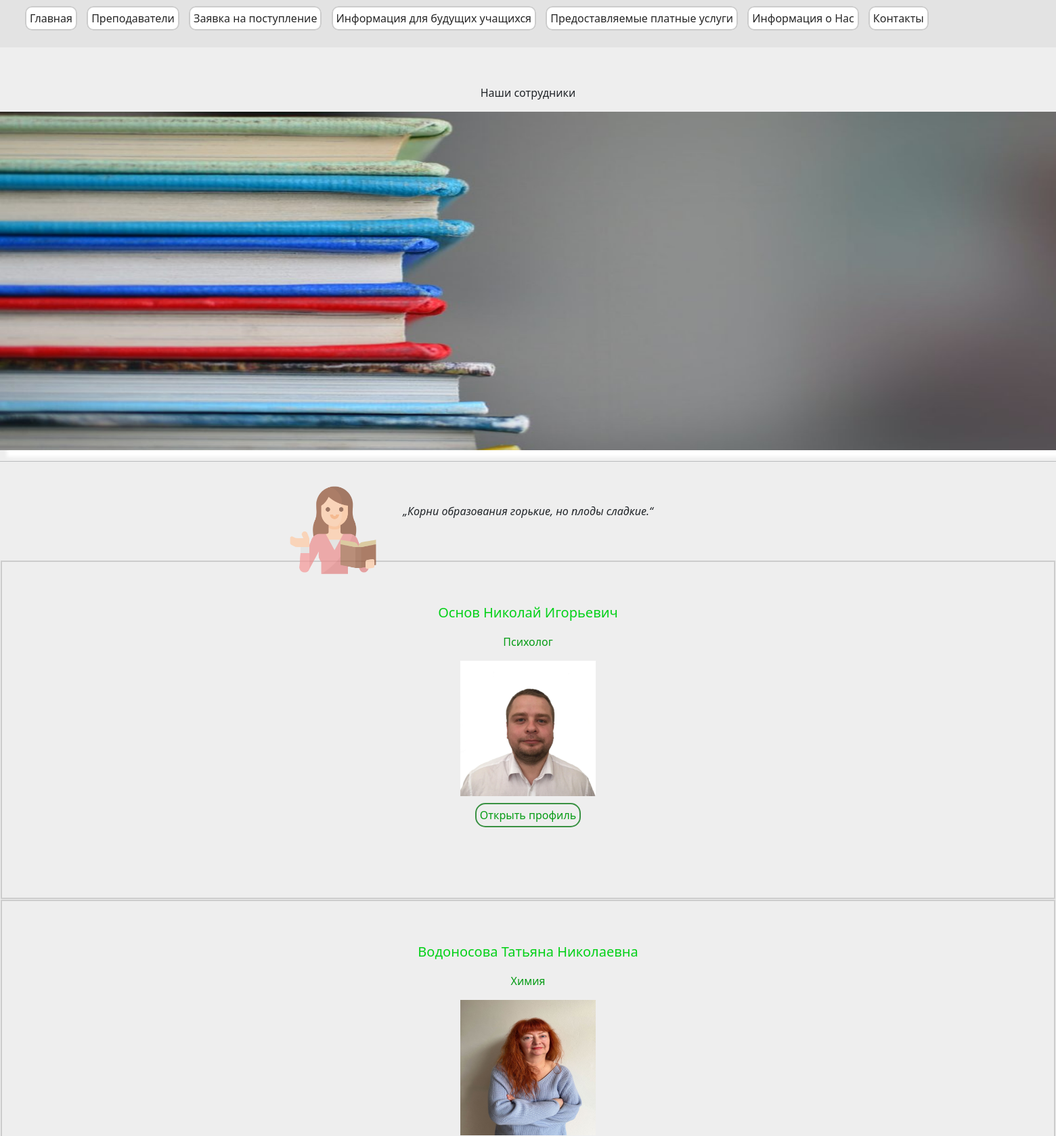
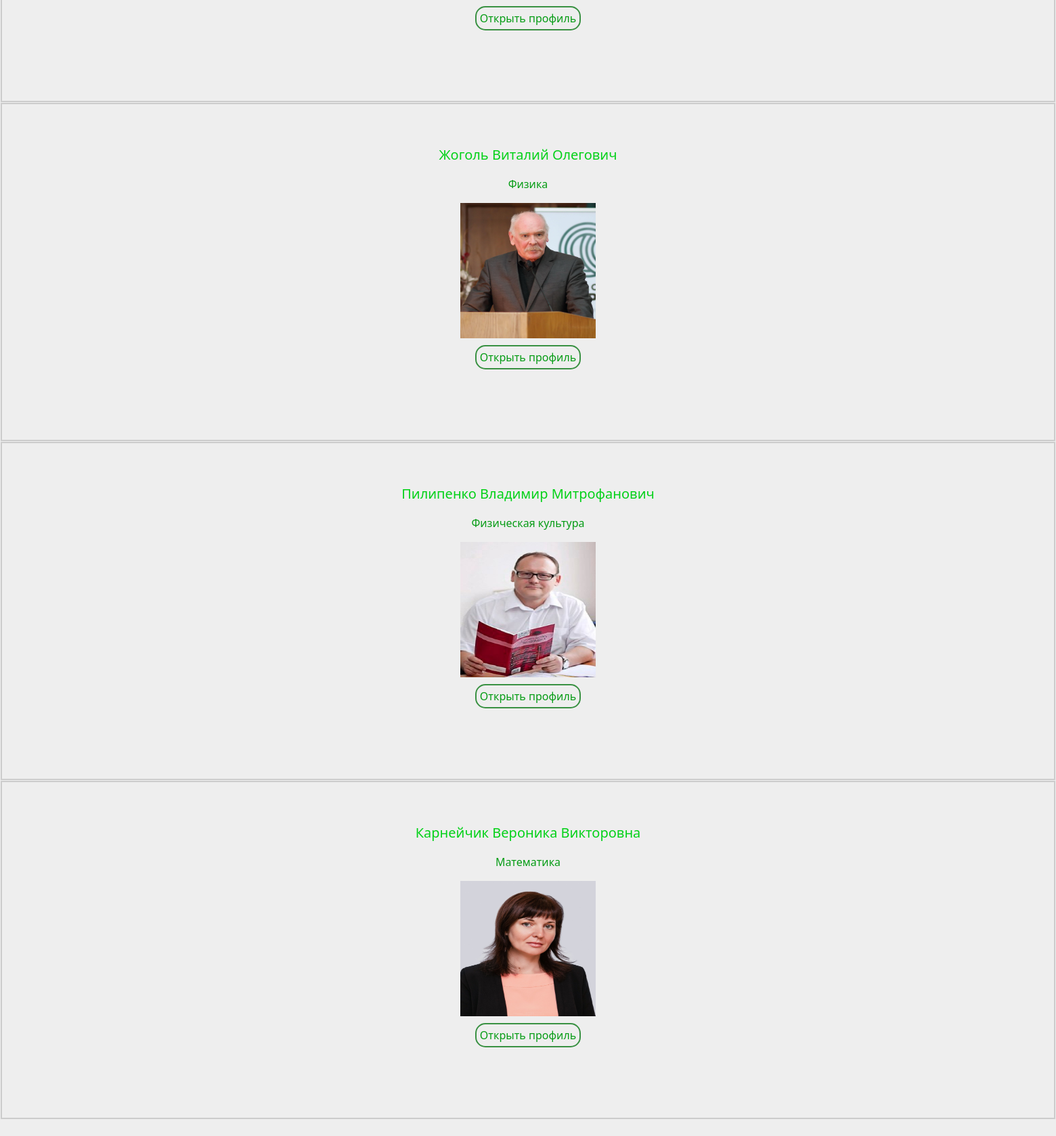
/teacher_information, run on the app's committed database (2 pictures, top to bottom).
### institution_page/models.py (models this page shows)
class Teacher(models.Model):
    full_name = models.CharField(max_length=50, verbose_name='ФИО преподавателя')
    slug = models.SlugField(max_length=255, unique=True, db_index=True, verbose_name='URL')
    posititon = models.CharField(max_length=100, verbose_name="Должность и предмет обучения")
    description = models.TextField(verbose_name="Информация о карьере преподавателя")
    photo = models.ImageField(upload_to='photos_teacher/%Y/%m/%d/', verbose_name="Фотография преподавателя", null=True)
    def image_tag(self):
        return mark_safe('<img src="%s" width="100" height="100" />' % (self.photo.url))
    image_tag.short_description = 'Фотография'
    def get_absolute_url(self):
        return reverse('information_teacher', kwargs={'teacher_slug': self.slug})
    class Meta:
        verbose_name = 'Преподаватели'
        verbose_name_plural = 'Преподаватели'

### institution_page/views.py (the view)
# urls.py: path('teacher_information', TeachersList, name='teachers_list'),
def TeachersList(request):
    link_address = 'institution_page/teachers_information.html'
    form = Teacher.objects.all()
    context = {
        'form': form
    }
    return render(request, link_address, context=context)

### institution_page/templates/institution_page/teachers_information.html
{% extends 'institution_page/base.html' %}
    {% load static %}
    {%block link%}
                  <link type="text/css" href="{% static 'institution_page/css/teachers.css' %}"  rel="stylesheet" />{%endblock%}
{% block content %}
    <div class="container_teachers">
        <p>Наши сотрудники</p>
        <div class="img">
            <p style="text-align:center;"><img src="{% static 'institution_page/img/teachers_photo.jpg' %}" alt=""></p>
        </div>
        <div class="content_teachers">
            <hr>
            <p class="icon_teacher"><img src="{% static 'institution_page/img/teacher_icon.png' %}" alt=""></p>
            <p style="padding:45px; text-align:center; position:relative; font-weight: 400;"><i>„Корни образования горькие, но плоды сладкие.“</i></p>
            {% for teacher in form %}
            <div class="teacher_info">
                <p class="name_teacher">{{ teacher.full_name }}</p>
                <p class="position_teacher">{{ teacher.posititon }}</p>
                <p class="photo_teacher"><img src="media/{{ teacher.photo }}" alt="" width="200px" height="200px"></p>
                <div class="profile_teacher"><a style='border: 2px solid #399142; border-radius:15px; padding:5px;' href="{{ teacher.get_absolute_url }}">Открыть профиль</a></div>
            </div>
            {% endfor %}
        </div>
        <br>
    </div>
{%endblock%}

### institution_page/static/institution_page/css/teachers.css (style rules this page uses)
.container_teachers { position: relative; top: 125px; }
body { background:#eee; }
.container_teachers > p { text-align: center; }
.teacher_info { padding:60px; margin: 1px; weight: 700px; height:500px; border: 2px solid #ccc; text-align:center; }
.name_teacher { font-size: 20px; font-weight: 500; color:#04d119; }
.position_teacher { font-size: 16px; color:#069c15; }
.img > p { position: relative; text-align: center; }
.img > p > img { width: 1600px; height: 500px; box-shadow: 10px 10px 5px #fff; transition: all 0.5s; }
.icon_teacher { opacity: 0.7; position: absolute; left: 422px; top: 587px; }
.icon_teacher > img { weight: 140px; height: 140px }
.profile_teacher > a { text-decoration: none; color: #069c15; }

### data on the page
Teacher: full_name "Основ Николай Игорьевич", posititon "Психолог", photo (picture)
Teacher: full_name "Водоносова Татьяна Николаевна", posititon "Химия", photo (picture)
Teacher: full_name "Жоголь Виталий Олегович", posititon "Физика", photo (picture)
Teacher: full_name "Пилипенко Владимир Митрофанович", posititon "Физическая культура", photo (picture)
Teacher: full_name "Карнейчик Вероника Викторовна", posititon "Математика", photo (picture)
